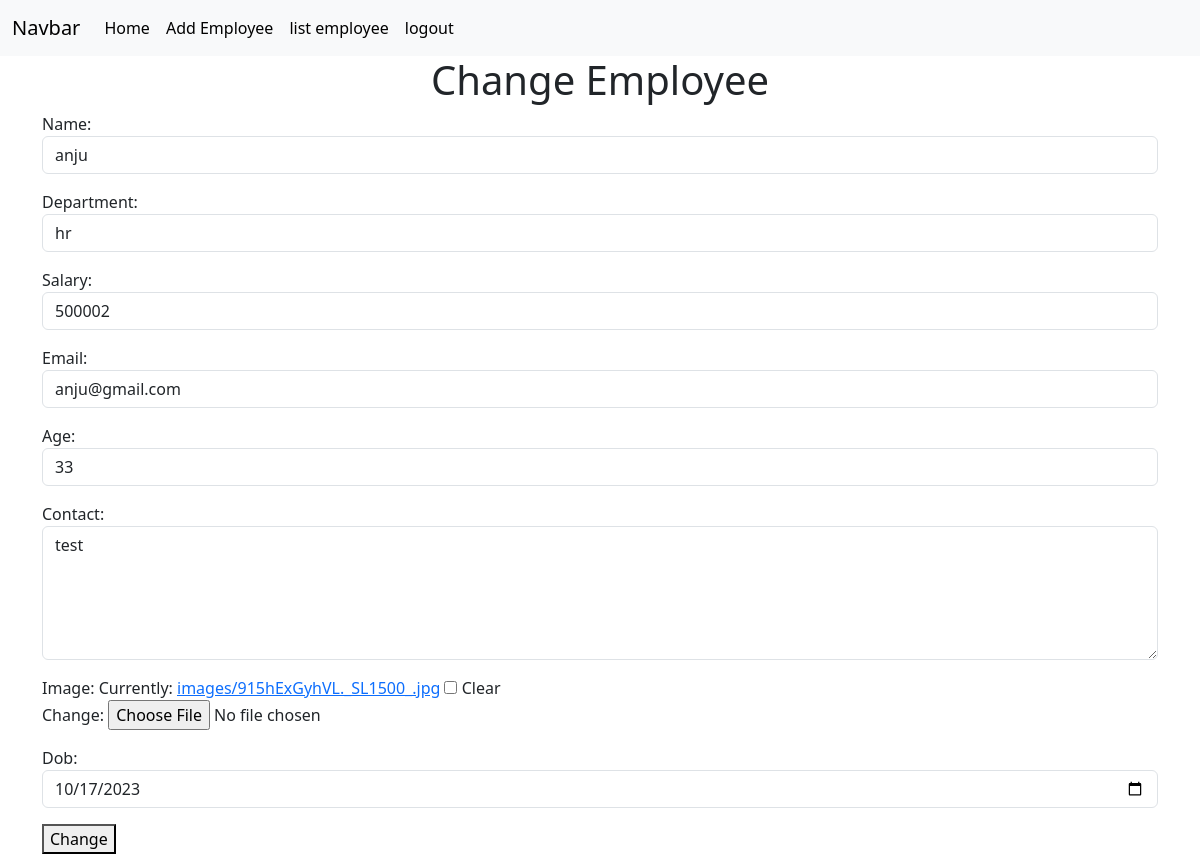
Page /employees/6/change (signed in) on the committed database.
### crm/models.py (models this page shows, shortened)
class Employees(models.Model):
    name=models.CharField(max_length=200)
    department=models.CharField(max_length=200)
    salary=models.PositiveIntegerField()
    email=models.EmailField(unique=True)
    age=models.PositiveIntegerField()
    contact=models.CharField(null=True ,max_length=200)
    image=models.ImageField(upload_to="images",null=True,blank=True)
    dob=models.DateField(null=True,blank=True)

### crm/views.py (the view, shortened to what this page needs)
# urls.py: path("employees/<int:pk>/change",views.EmployeeUpdateView.as_view(),name="emp-edit"),
@method_decorator(signin_required,name="dispatch")
class EmployeeUpdateView(View):
    def get(self,request,*args,**kwargs):
        id=kwargs.get("pk")
        obj=Employees.objects.get(id=id)
        form=EmployeeModelForm(instance=obj)
        return render(request,"emp_edit.html",{"form":form})

### crm/forms.py
class EmployeeModelForm(forms.ModelForm):
    class Meta:
        model=Employees
        fields="__all__"   #set dic to meta class
        widgets={
            "name":forms.TextInput(attrs={"class":"form-control"}),
            "department":forms.TextInput(attrs={"class":"form-control"}),
            "salary":forms.NumberInput(attrs={"class":"form-control"}),
            "email":forms.EmailInput(attrs={"class":"form-control"}),
            "age":forms.NumberInput(attrs={"class":"form-control"}),
            "contact":forms.Textarea(attrs={"class":"form-control","rows":5}),
            "dob":forms.DateInput(attrs={"class":"form-control","type":"date"})
        }

### crm/views.py (called while the page is built)
def signin_required(fn):
    def wrapper(request,*args,**kwargs):
        if not request.user.is_authenticated:
            messages.error(request,"invalid session")
            return redirect("sign-in")
        else:
            return fn(request,*args,**kwargs)
    return wrapper

### crm/templates/emp_edit.html (shortened to what this page needs)
{%extends 'base.html'%}
{%block body_block%}
<h1 class="text-center">Change Employee</h1>
<div class="container">
<form action="" method="post" enctype="multipart/form-data">
    {{form.as_p}}
    <button type="submit">Change</button>
</form>
</div>
{%endblock%}

### rows in the picture
Employees: name "anju", department "hr", salary "500002", email "anju@gmail.com", age "33", contact "test", dob "10/17/2023"
